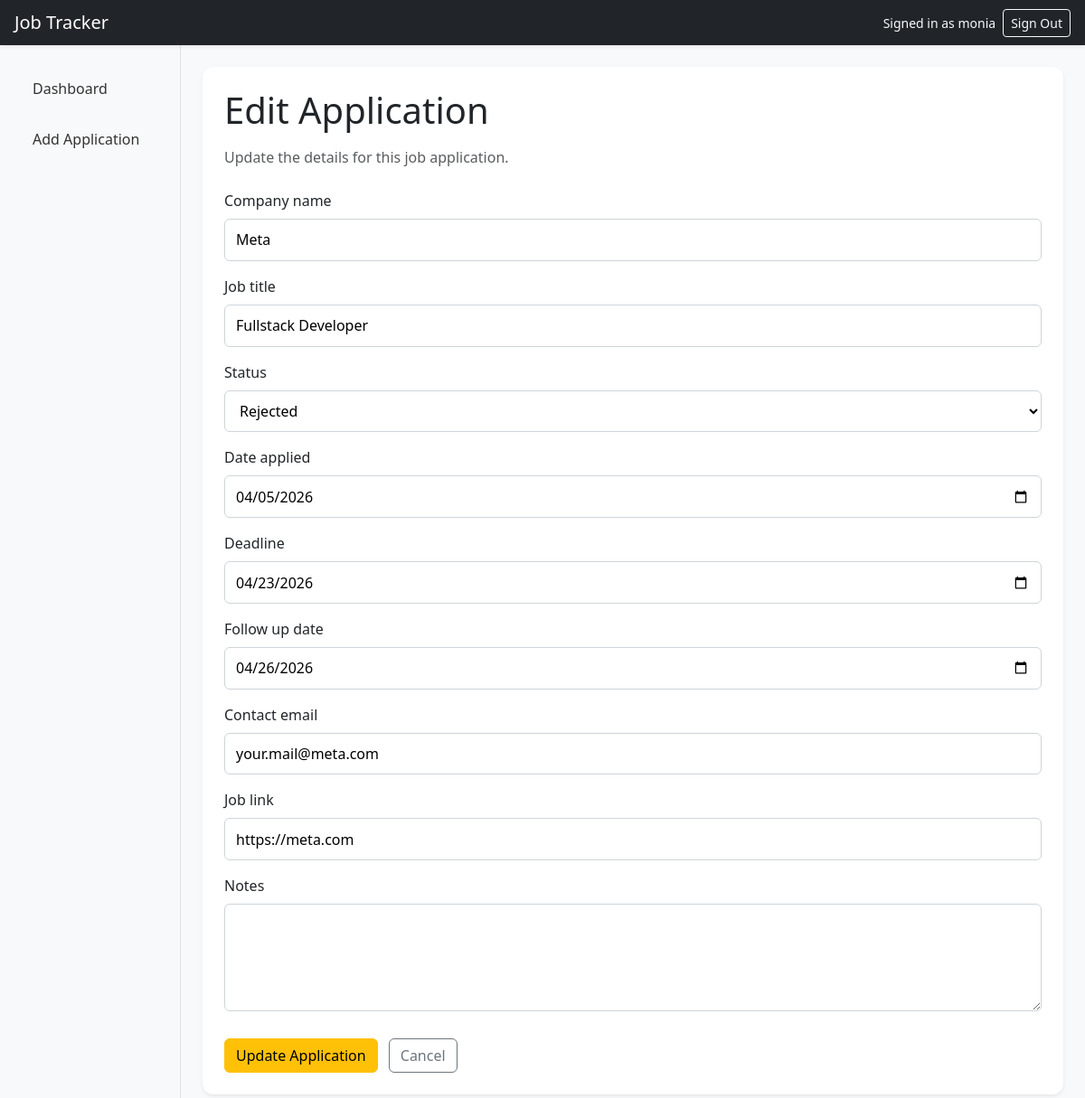
Page /edit/3/ (signed in) on the committed database.
### tracker/models.py (models this page shows, shortened)
class JobApplication(models.Model):
    STATUS_CHOICES = [
        ("applied", "Applied"),
        ("interview", "Interview"),
        ("offer", "Offer"),
        ("rejected", "Rejected"),
        ("withdrawn", "Withdrawn"),
    ]
    user = models.ForeignKey(User, on_delete=models.CASCADE)
    company_name = models.CharField(max_length=100)
    job_title = models.CharField(max_length=100)
    status = models.CharField(
        max_length=20,
        choices=STATUS_CHOICES,
        default="applied",
    )
    date_applied = models.DateField()
    deadline = models.DateField(blank=True, null=True)
    follow_up_date = models.DateField(blank=True, null=True)
    contact_email = models.EmailField(blank=True)
    job_link = models.URLField(blank=True)
    notes = models.TextField(blank=True)

### tracker/views.py (the view)
# urls.py: path("edit/<int:pk>/", views.edit_application, name="edit_application"),
@login_required
def edit_application(request, pk):
    application = get_object_or_404(
        JobApplication,
        pk=pk,
        user=request.user,
    )
    if request.method == "POST":
        form = JobApplicationForm(request.POST, instance=application)
        if form.is_valid():
            form.save()
            messages.success(request, "Application updated successfully.")
            return redirect("application_list")
        messages.error(request, "Please correct the errors below.")
    else:
        form = JobApplicationForm(instance=application)
    return render(
        request,
        "tracker/edit_application.html",
        {"form": form, "application": application},
    )

### tracker/forms.py (shortened to what this page needs)
class JobApplicationForm(forms.ModelForm):
    class Meta:
        model = JobApplication
        fields = [
            "company_name",
            "job_title",
            "status",
            "date_applied",
            "deadline",
            "follow_up_date",
            "contact_email",
            "job_link",
            "notes",
        ]
        widgets = {
            "date_applied": forms.DateInput(attrs={"type": "date"}),
            "deadline": forms.DateInput(attrs={"type": "date"}),
            "follow_up_date": forms.DateInput(attrs={"type": "date"}),
            "notes": forms.Textarea(attrs={"rows": 4}),
        }
    def __init__(self, *args, **kwargs):
        super().__init__(*args, **kwargs)
        self.fields["date_applied"].widget.attrs["max"] = date.today().isoformat()

### tracker/templates/tracker/edit_application.html (shortened to what this page needs)
{% extends "tracker/base.html" %} {% block content %}
<div class="card shadow-sm border-0">
  <div class="card-body p-4">
    <h1 class="mb-3">Edit Application</h1>
    <p class="text-muted mb-4">Update the details for this job application.</p>
    <form method="post" novalidate>
      {% csrf_token %} {% for field in form %}
      <div class="mb-3">
        <label for="{{ field.id_for_label }}" class="form-label">
          {{ field.label }}
        </label>
        {{ field }}
      </div>
      {% endfor %}
      <div class="mt-4">
        <button type="submit" class="btn btn-warning">
          Update Application
        </button>
        <a
          href="{% url 'application_list' %}"
          class="btn btn-outline-secondary ms-2"
        >
          Cancel
        </a>
      </div>
    </form>
  </div>
</div>
{% endblock %}

### tracker/templates/tracker/base.html (shortened to what this page needs)
{% load static %}
<!doctype html>
<html lang="en">
  <head>
    <link
      href="https://cdn.jsdelivr.net/npm/bootstrap@5.3.0/dist/css/bootstrap.min.css"
      rel="stylesheet"
    />
    <link rel="stylesheet" href="{% static 'tracker/css/style.css' %}" />
  </head>
  <body>
    <nav class="navbar navbar-dark bg-dark px-3 shadow-sm">
      <span class="navbar-brand mb-0 h1">Job Tracker</span>
      <div class="d-flex align-items-center gap-2 auth-nav">
        {% if user.is_authenticated %}
        <span class="text-light small">Signed in as {{ user.username }}</span>
        <a
          class="btn btn-outline-light btn-sm"
          href="{% url 'account_logout' %}"
        >
          Sign Out
        </a>
        {% endif %}
      </div>
    </nav>
    <div class="container-fluid">
      <div class="row">
        <aside class="col-12 col-md-2 bg-light sidebar py-3 py-md-4 border-end">
          <ul class="nav flex-column px-2">
            <li class="nav-item mb-2">
              <a
                class="nav-link {% if request.resolver_match.url_name == 'application_list' %}active{% endif %}"
                href="{% url 'application_list' %}"
              >
                Dashboard
              </a>
            </li>
            {% if user.is_authenticated %}
            <li class="nav-item mb-2">
              <a
                class="nav-link {% if request.resolver_match.url_name == 'add_application' %}active{% endif %}"
                href="{% url 'add_application' %}"
              >
                Add Application
              </a>
            </li>
            {% endif %}
          </ul>
        </aside>
        <main class="col-12 col-md-10 p-3 p-md-4">
           {% block content %}{% endblock %}
        </main>
      </div>
    </div>
  </body>
</html>

### tracker/static/tracker/css/style.css (style rules this page uses)
body { background-color: #f8f9fa; overflow-x: hidden; }
.sidebar { background-color: #f8f9fa; }
.sidebar .nav-link { color: #333; font-weight: 500; border-radius: 0.5rem; padding: 0.75rem 1rem; }
.card { border-radius: 0.75rem; }
form input, form select, form textarea { width: 100%; padding: 0.65rem 0.75rem; border: 1px solid #ced4da; border-radius: 0.375rem; background-color: #fff; }
form label { display: block; margin-bottom: 0.35rem; font-weight: 500; }
html, body { width: 100%; overflow-x: hidden; }

### rows in the picture
JobApplication: form "Meta" "Fullstack Developer" "Rejected" "04/05/2026" "04/23/2026" "04/26/2026" "your.mail@meta.com" "https://meta.com"

### other values in the picture
{{ user.username }} "monia"
{{ field.label }} "Company name" "Job title" "Status" "Date applied" "Deadline" "Follow up date" "Contact email" "Job link" "Notes"
